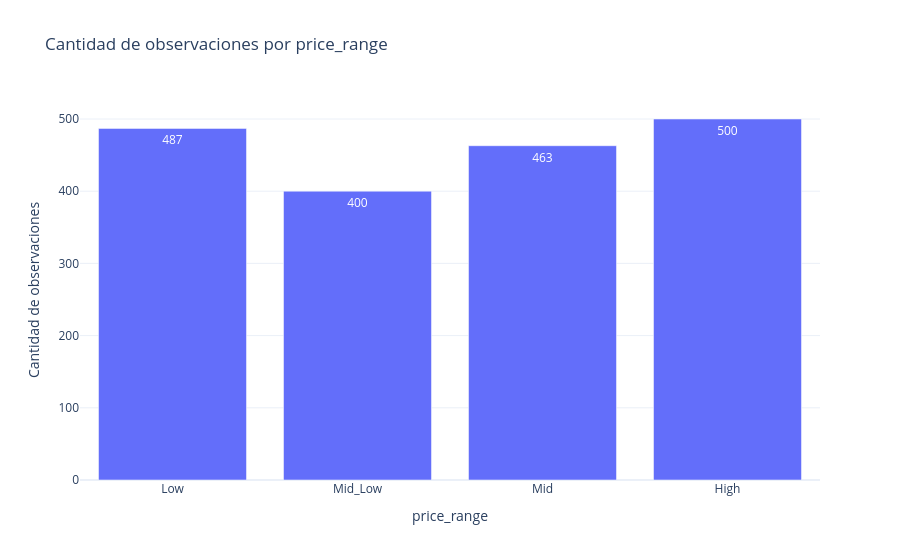

Notebook code cell kept with this figure:
### Markdown cell above
---
# 1️⃣ Exploración de datos

Valor: 10 puntos.

## Cantidad de observaciones por `price_range` (5 puntos)

Gráfico de barras con Plotly. Si la gráfica no se muestra en el notebook, esta pregunta se penaliza.

### Code cell
# Cantidad de observaciones por price_range (Plotly)
import plotly.express as px

orden = ['Low', 'Mid_Low', 'Mid', 'High']
conteo = (
    df['price_range']
    .value_counts()
    .reindex(orden)
    .rename_axis('price_range')
    .reset_index(name='cantidad')
)

fig = px.bar(
    conteo,
    x='price_range',
    y='cantidad',
    text='cantidad',
    title='Cantidad de observaciones por price_range',
    labels={'cantidad': 'Cantidad de observaciones', 'price_range': 'price_range'},
)
fig.update_layout(
    xaxis={'categoryorder': 'array', 'categoryarray': orden},
    template='plotly_white',
)
fig.show()

### Figure 1 — Plotly figure (JSON) as saved in the notebook; plotly's stock layout.template omitted (floating-point values rounded to 4 significant figures)
{"data": [{"hovertemplate": "price_range=%{x}<br>Cantidad de observaciones=%{text}<extra></extra>", "legendgroup": "", "marker": {"color": "#636efa", "pattern": {"shape": ""}}, "name": "", "orientation": "v", "showlegend": false, "text": [487.0, 400.0, 463.0, 500.0], "textposition": "auto", "type": "bar", "x": ["Low", "Mid_Low", "Mid", "High"], "xaxis": "x", "y": [487, 400, 463, 500], "yaxis": "y"}], "layout": {"barmode": "relative", "legend": {"tracegroupgap": 0}, "title": {"text": "Cantidad de observaciones por price_range"}, "xaxis": {"anchor": "y", "categoryarray": ["Low", "Mid_Low", "Mid", "High"], "categoryorder": "array", "domain": [0.0, 1.0], "title": {"text": "price_range"}}, "yaxis": {"anchor": "x", "domain": [0.0, 1.0], "title": {"text": "Cantidad de observaciones"}}}}
